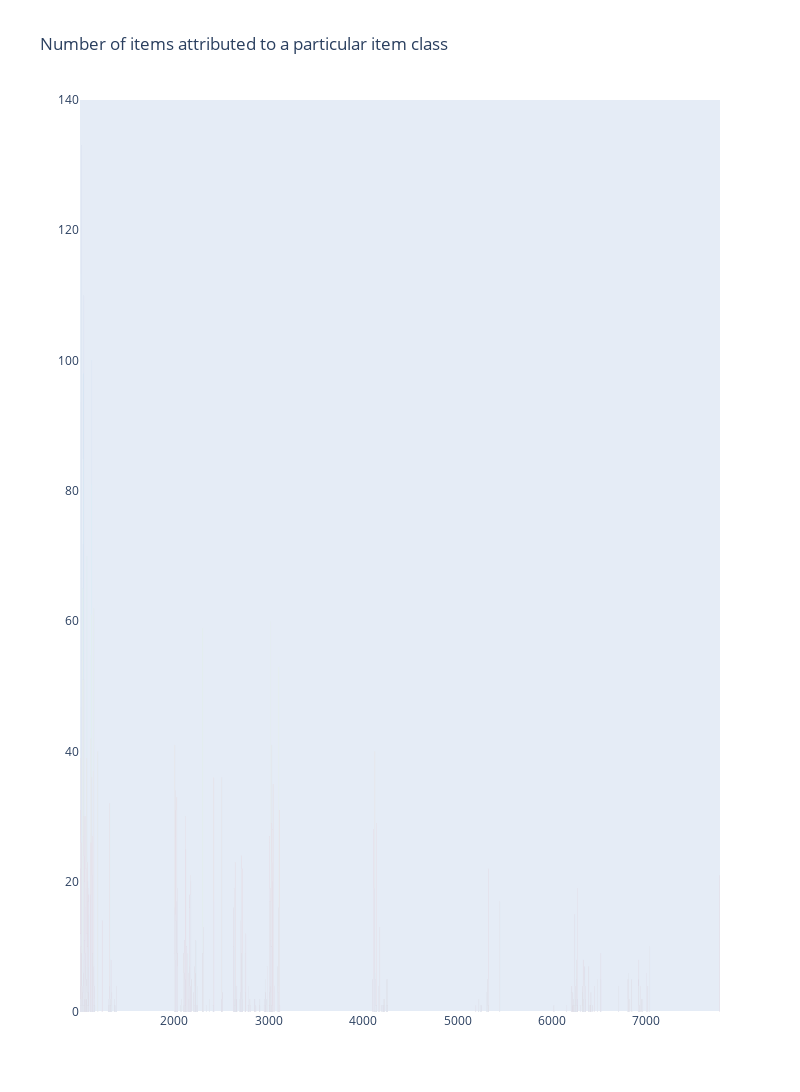

Write notebook code for a chart like this one.
### Markdown cell above
Takeaways from the plot

As we can see from this barplot, the y-axis shows the counts of items while the x-axis displays the different family categories that the various retail items fall under, sorted from largest number of item counts to smallest number of items. As we can see from the plot, the top 3 family categories are the GROCERY I, BEVERAGES and CLEANING categories.

### Code cell
x, y = (list(x) for x in zip(*sorted(zip(items['class'].value_counts().index, 
                                         items['class'].value_counts().values), 
                                        reverse = False)))
trace2 = go.Bar(
    x=items['class'].value_counts().index,
    y=items['class'].value_counts().values,
    marker=dict(
        color=items['class'].value_counts().values,
        colorscale = 'Jet',
        reversescale = True
    ),
    orientation='v',
)

layout = dict(
    title='Number of items attributed to a particular item class',
     width = 800, height = 1400,
    yaxis=dict(
        showgrid=False,
        showline=False,
        showticklabels=True,
#         domain=[0, 0.85],
    ))

fig1 = go.Figure(data=[trace2])
fig1['layout'].update(layout)
py.iplot(fig1, filename='plots')

### Figure 1 — Plotly figure (JSON) as saved in the notebook; plotly's stock layout.template omitted (floating-point values rounded to 4 significant figures; data arrays with more than 128 entries replaced by an {"elided": "..."} marker saying what was removed)
{"data": [{"marker": {"color": {"elided": "337 int values"}, "colorscale": [[0, "rgb(0,0,131)"], [0.2, "rgb(0,60,170)"], [0.4, "rgb(5,255,255)"], [0.6, "rgb(255,255,0)"], [0.8, "rgb(250,0,0)"], [1, "rgb(128,0,0)"]], "reversescale": true}, "orientation": "v", "type": "bar", "x": {"elided": "337 int values"}, "y": {"elided": "337 int values"}}], "layout": {"height": 1400, "title": {"text": "Number of items attributed to a particular item class"}, "width": 800, "xaxis": {"autorange": true, "range": [1002.0, 7780.0], "type": "linear"}, "yaxis": {"autorange": true, "range": [0, 140], "showgrid": false, "showline": false, "showticklabels": true, "type": "linear"}}}
